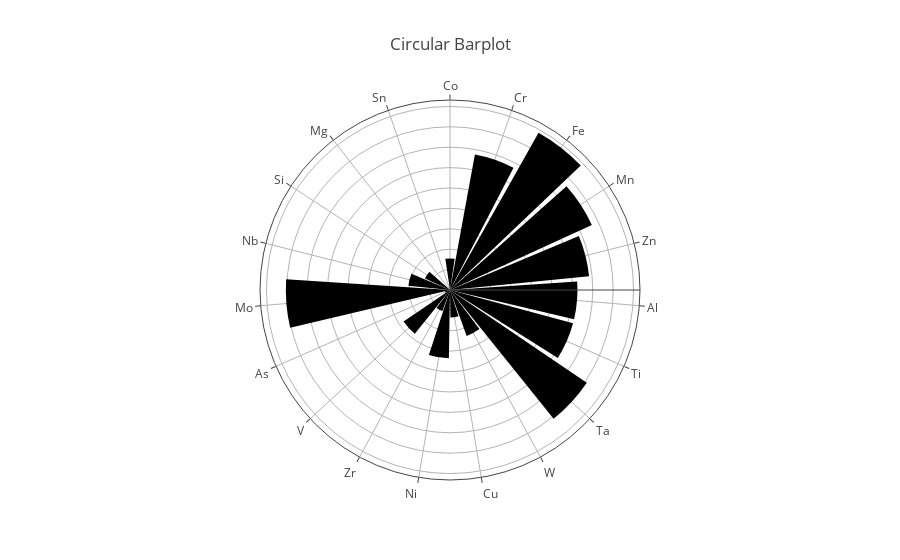

The notebook cell saved with this chart:
### Code cell
a = list(element_counts_regular.keys())
b = list(element_counts_regular.values())
fig = go.Figure()
fig.add_trace(go.Barpolar(r=b,theta=a,text=a,hoverinfo='text+r',))
fig.update_layout(
title="Circular Barplot",
polar=dict(radialaxis=dict(showticklabels=False, ticks=''),angularaxis=dict(direction="clockwise"),))
fig.show()

### Figure 1 — Plotly figure (JSON) as saved in the notebook; plotly's stock layout.template omitted (floating-point values rounded to 4 significant figures)
{"data": [{"hoverinfo": "text+r", "r": [31, 135, 177, 153, 137, 125, 125, 162, 48, 27, 67, 22, 55, 5, 161, 41, 27, 1, 1], "text": ["Co", "Cr", "Fe", "Mn", "Zn", "Al", "Ti", "Ta", "W", "Cu", "Ni", "Zr", "V", "As", "Mo", "Nb", "Si", "Mg", "Sn"], "theta": ["Co", "Cr", "Fe", "Mn", "Zn", "Al", "Ti", "Ta", "W", "Cu", "Ni", "Zr", "V", "As", "Mo", "Nb", "Si", "Mg", "Sn"], "type": "barpolar"}], "layout": {"polar": {"angularaxis": {"direction": "clockwise"}, "radialaxis": {"showticklabels": false, "ticks": ""}}, "title": {"text": "Circular Barplot"}}}
